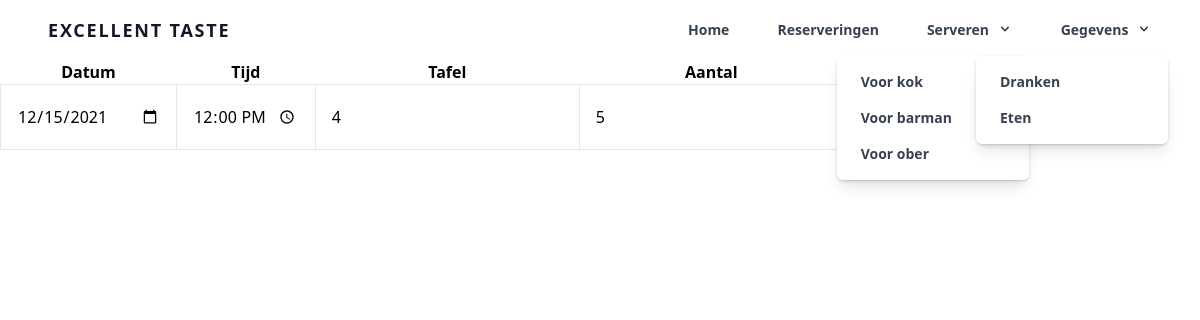
Page /views/res_edit.php?id=1 on the committed database.
### tables this page shows
CREATE TABLE reserveringen (
	id int(11) AUTO_INCREMENT PRIMARY KEY not null,
    tafel int(11) null,
    datum DATE not null,
    tijd TIME not null,
    klant_id int(11) not null,
    aantal int(11) not null,
    status tinyint(4) not null DEFAULT 1,
    datum_toegoevoegd TIMESTAMP DEFAULT CURRENT_TIMESTAMP,
    aantal_k int(11) DEFAULT 0,
    allergieen text null,
    opmerkingen text null
);

### src/database/db.class.php (called while the page is built)
<?php
class DB
{
    public static function connect()
    {
        $usernme = 'root';
        $password = '';
        $dsn = "mysql:host=localhost;dbname=ext;charset=utf8mb4";
        $pdo = new PDO($dsn, $usernme, $password);
        return $pdo;
    }
}

### model/Reservering.class.php (called while the page is built, shortened)
<?php
class Reservering extends DB {
    public static function find($id)
    {
        $sql = "SELECT * from reserveringen where id = ?";
        $stmt = DB::connect()->prepare($sql);
        $stmt->execute([$id]);
        $data = $stmt->fetch(PDO::FETCH_OBJ);
        return $data;
    }
}

### controllers/ReserveringController.class.php (called while the page is built, shortened)
<?php
require '../model/Reservering.class.php';
class ReserveringController {
    public function find($id)
    {
        return Reservering::find($id);
    }
}

### views/res_edit.php (the view, shortened to what this page needs)
<?php
include 'navbar.php';
$reservering_id = $_GET['id'];
$reserveringController = new ReserveringController();
$reservering = $reserveringController->find($reservering_id);
?>
<form action="../controllers/RequestController.php">
<table>
  <tr>
    <th>Datum</th>
    <th>Tijd</th>
    <th>Tafel</th>
    <th>Aantal</th>
    <th>#</th>
  </tr>
  <tr>
    <td class="p-4 m-5"><input type="date" name="datum" value="<?php echo $reservering->datum; ?>"></td>
    <td class="p-4 m-5"><input type="time" name="tijd" value="<?php echo $reservering->tijd; ?>"></td>
    <td class="p-4 m-5"><input type="number" name="tafel" value="<?php echo $reservering->tafel; ?>"></td>
    <td class="p-4 m-5"><input type="number" name="aantal" value="<?php echo $reservering->aantal; ?>"></td>
    <td class="p-4 m-5"><input class="p-2 text-xs hover:bg-green-300 bg-green-200" type="submit" value="Opslaan"></td>
  </tr>
</table>
</form>

### src/css/style.css (style rules this page uses)
td { border: 1px solid rgb(231, 231, 231); }

### rows in the picture
reserveringen: datum "12/15/2021", tijd "12:00:00", tafel "4", aantal "5"
